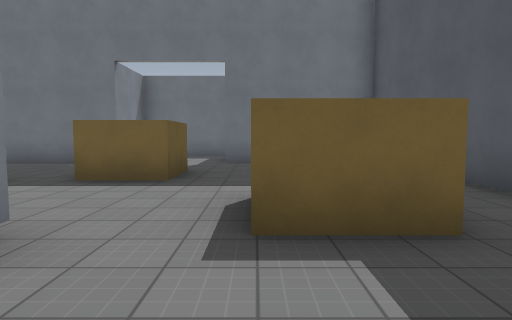
View 1 (above)

19 first-person views from a walk through a Godot game level. The camera is 1.4 m above the floor, tilts 4° down and sees 75° across. The floor is counted in squares, 2 m on a side. Each view is taken from the middle of a square. On the plan, view 1 faces up. The plan holds only what a view shows up to about 10 squares ahead; the rest is blank. Surface patterns are stand-ins for the level's own textures.

View 2
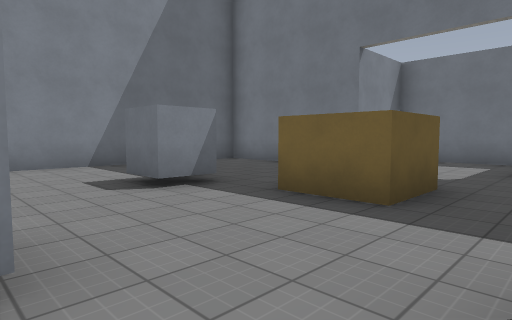

View 3
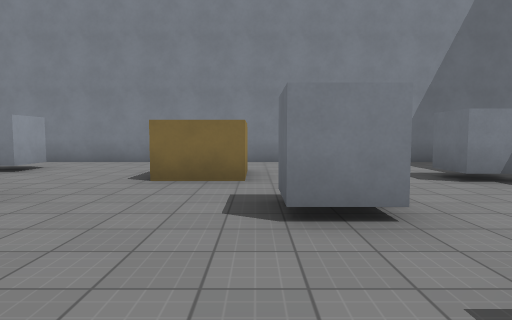

View 4
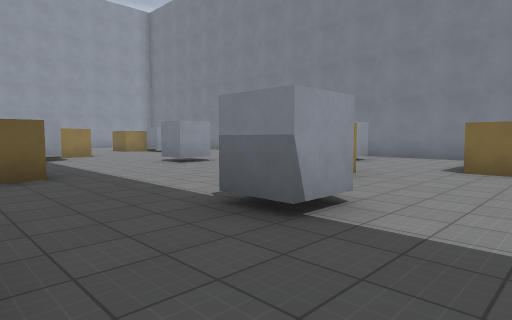

View 5
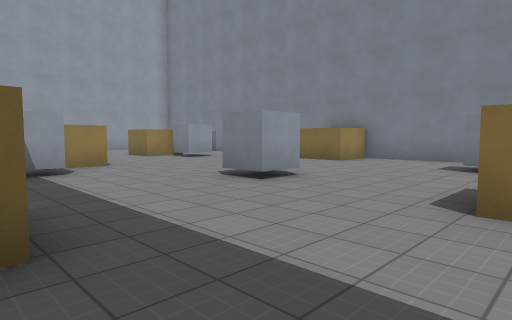

View 6
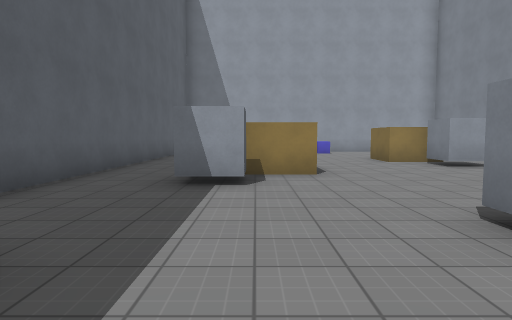

View 7
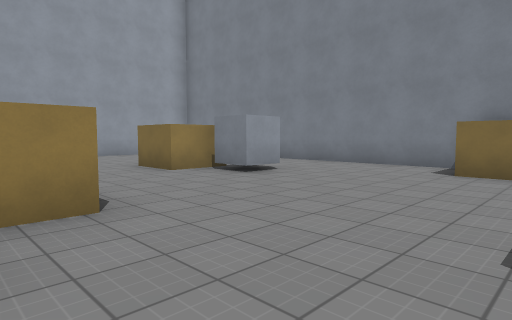

View 8
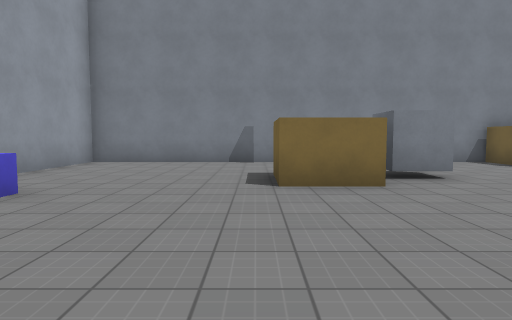

View 9
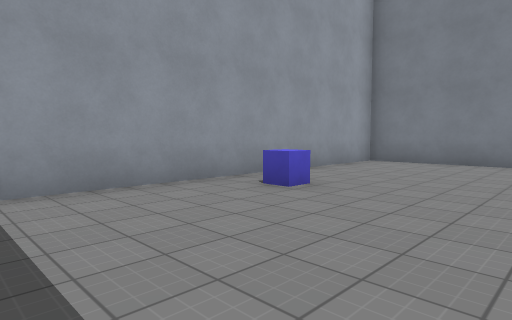

View 10
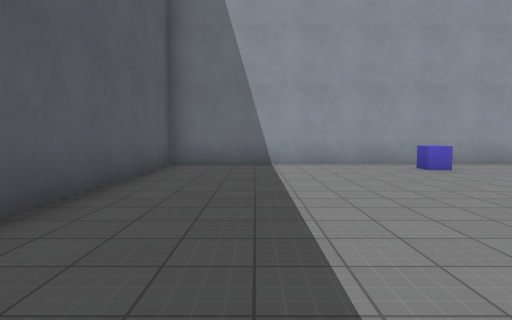

View 11
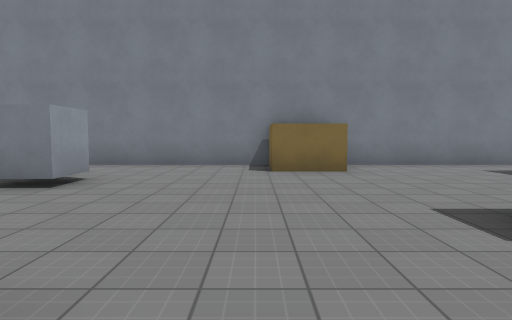

View 12
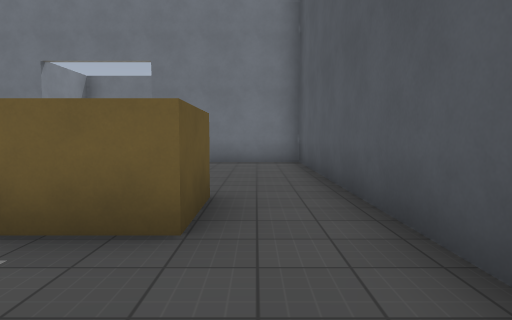

View 13
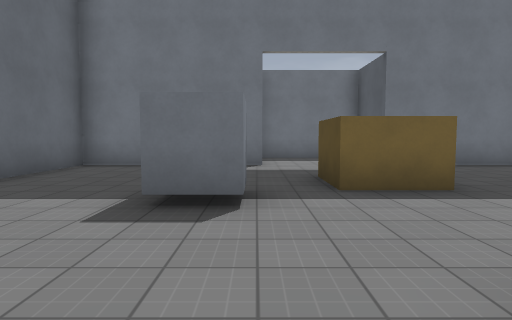

View 14
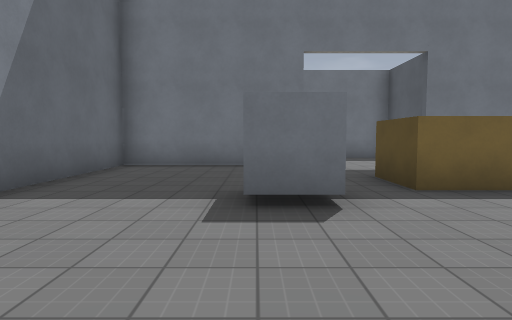

View 15
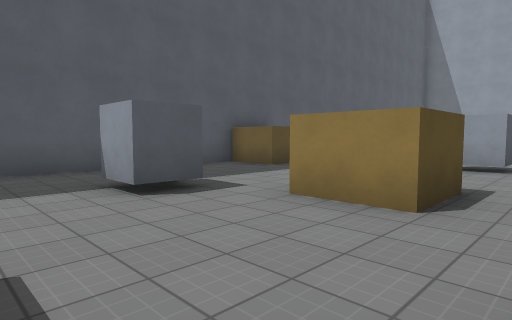

View 16
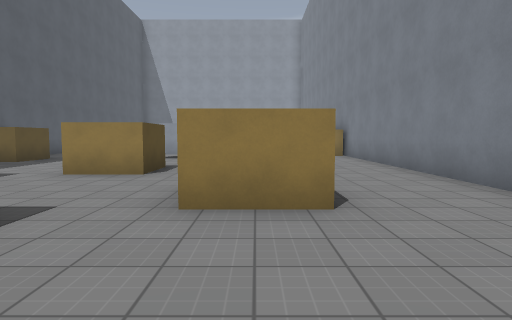

View 17
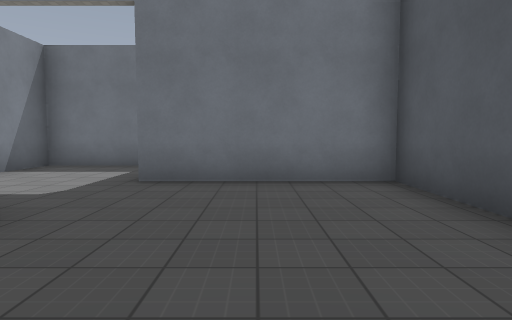

View 18
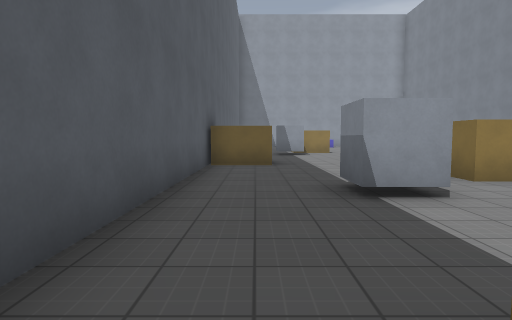

View 19
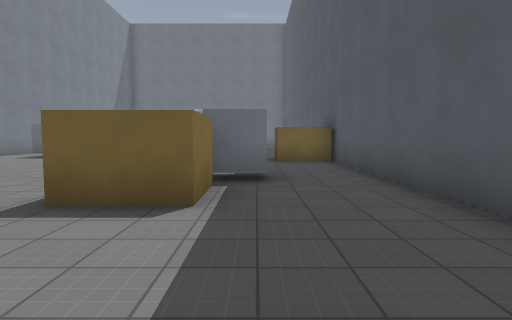

### Floor plan
Points are (right, up) in squares from view 1. A wall is a line through its corners. A room is listed if a view was taken in it or the views show most of it. See-through windows are left out.
Room 1 (views 1, 2, 3, 4, 5, 6, 7, 8, 9, 10, 11, 12, 13, 14, 15, 16, 17, 18, 19)
walls: (-2.9, -3.8) (-2.9, -2.2) (-1.4, -2.2) (-1.4, -3.8); (-2.9, -7.5) (-2.9, -6.7) (-1.9, -6.7) (-1.9, -7.9); (-6.6, -3.7) (-5.5, -3.7) (-5.5, -4.8); (-0.2, -1.8) (-0.2, -0.8) (0.8, -0.8) (0.8, -1.8); (-7.1, -8.2) (-6.7, -8.2) (-6.7, -9.7) (-8.3, -9.7) (-8.3, -20.5) (3.2, -20.5) (3.2, -6.2); (3.2, -5.8) (3.2, 9.2) (-0.9, 9.2); (3.1, -6.7) (1.6, -6.7) (1.6, -5.2) (3.1, -5.2); (-1.2, -11.2) (0.4, -11.2) (0.4, -12.7) (-1.2, -12.7); (-5.9, 0.8) (-4.3, 0.8) (-4.3, -0.8); (1.2, -10.8) (0.2, -10.8) (0.2, -9.7) (1.2, -9.7); (-1.7, 2.4) (-1.7, 1.3) (-2.6, 1.3); (-5.5, -12.7) (-4.5, -12.7) (-4.5, -13.8); (-4, 4.2) (-5.1, 4.2); (-4.9, -14.2) (-3.7, -14.2) (-3.7, -15.7) (-5, -15.7); (1.5, 3.9) (1.5, 2.3) (-0.1, 2.3); (-4.3, 5.4) (-4.3, 4.2); (-1.4, 6.9) (-1.4, 5.3) (-2.9, 5.3) (-2.9, 6.9); (-3.8, 9.2) (-8.3, 9.2) (-8.3, -7.8); (-1.3, 12.1) (-4, 12.1) (-4, 10.5)
objects: other object (-3, -19)

Positions as (right, up) in squares from view 1, and headings:
1: (0, 0), facing up
2: (0, 2), facing up-left
3: (1, 1), facing left
4: (3, 1), facing down-left
5: (2, -3), facing down-left
6: (0, -5), facing down
7: (0, -8), facing down-left
8: (1, -16), facing left
9: (1, -16), facing down-left
10: (1, -12), facing down
11: (0, -10), facing left
12: (2, 0), facing up
13: (-4, 1), facing up
14: (-5, 1), facing up
15: (-4, 1), facing down-right
16: (-5, 4), facing down
17: (1, 4), facing up
18: (2, 3), facing down
19: (1, -16), facing up
